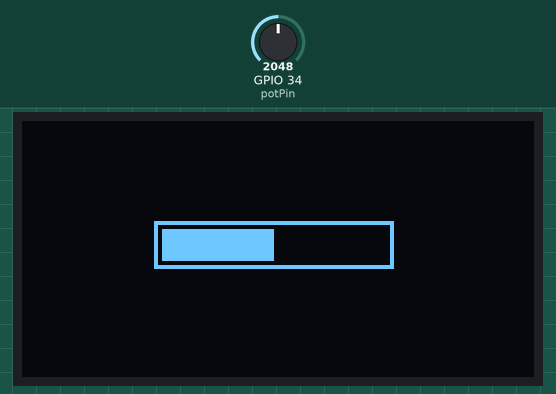
This sketch was run on a simulated ESP32. Shown: 128×64 one-colour display. Inputs (shaded band) come from the test bench; at power-on: GPIO 34 (potPin) = 2048.

Above: at 1.2 s.
1.3 s: GPIO 34 (potPin) set to 2866
At 2.5 s:
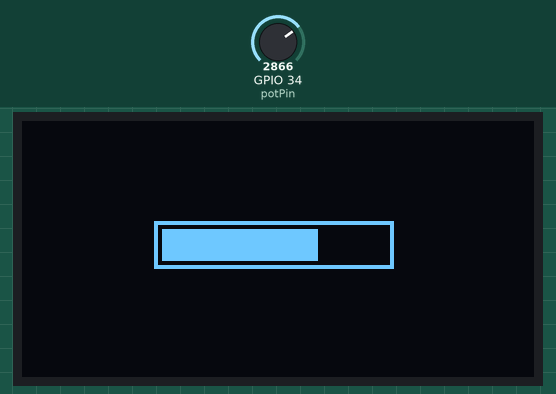
2.8 s: GPIO 34 (potPin) set to 3603
At 3.5 s:
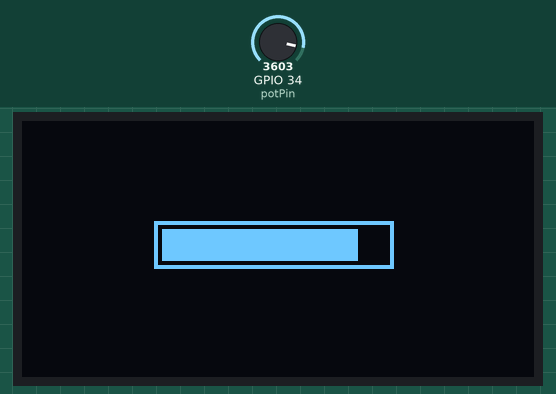
4.3 s: GPIO 34 (potPin) set to 4095
At 5.6 s:
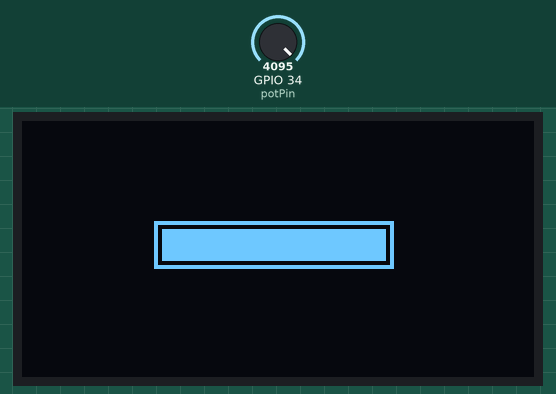
Timing chart, 0 to 7.3 s (numbered marks = the images above; inputs shaded):
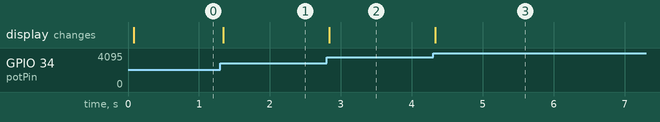

Measured:
- after the input at 1.3 s, the display: changes at once (image 1)
- after the input at 2.8 s, the display: changes at once (image 2)
- after the input at 4.3 s, the display: changes at once (image 3)

The sketch:

ssd1306_balken.ino
```cpp
#include <Wire.h>
#include <Adafruit_GFX.h>
#include <Adafruit_SSD1306.h>

Adafruit_SSD1306 display = Adafruit_SSD1306(128, 64, &Wire, -1);

#define potPin 34


void setup() {

  display.begin(SSD1306_SWITCHCAPVCC, 0x03C);

  display.clearDisplay();
  display.display();

}

void loop(){

  int potValue = map(analogRead(potPin), 0, 4095, 0, 56);

  int x = 128/2 - 60/2 - 1;
  int y = 64/2 - 12/2 - 1;

  display.drawRect(x, y, 60, 12, 1);
  display.fillRect(x+1, y+1, 58, 10, 0);
  display.fillRect(x+2, y+2, potValue, 8, 1);
  display.display();
}
```
